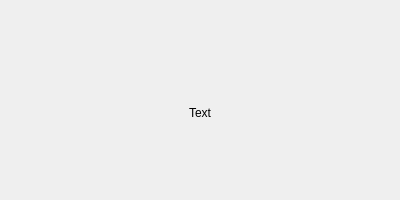
<?xml version="1.0" encoding="UTF-8"?>
<ui version="4.0">
 <class>IpsMessageBox</class>
 <widget class="QDialog" name="IpsMessageBox">
  <property name="geometry">
   <rect>
    <x>0</x>
    <y>0</y>
    <width>400</width>
    <height>200</height>
   </rect>
  </property>
  <property name="windowTitle">
   <string>MessageBox</string>
  </property>
  <layout class="QVBoxLayout" name="verticalLayout">
   <item>
    <spacer name="verticalSpacer">
     <property name="orientation">
      <enum>Qt::Vertical</enum>
     </property>
     <property name="sizeHint" stdset="0">
      <size>
       <width>20</width>
       <height>62</height>
      </size>
     </property>
    </spacer>
   </item>
   <item>
    <layout class="QHBoxLayout" name="horizontalLayout">
     <item>
      <spacer name="horizontalSpacer_2">
       <property name="orientation">
        <enum>Qt::Horizontal</enum>
       </property>
       <property name="sizeHint" stdset="0">
        <size>
         <width>40</width>
         <height>20</height>
        </size>
       </property>
      </spacer>
     </item>
     <item>
      <widget class="QLabel" name="l_iconStatus">
       <property name="text">
        <string/>
       </property>
       <property name="alignment">
        <set>Qt::AlignCenter</set>
       </property>
      </widget>
     </item>
     <item>
      <spacer name="horizontalSpacer">
       <property name="orientation">
        <enum>Qt::Horizontal</enum>
       </property>
       <property name="sizeHint" stdset="0">
        <size>
         <width>40</width>
         <height>20</height>
        </size>
       </property>
      </spacer>
     </item>
    </layout>
   </item>
   <item>
    <widget class="QLabel" name="l_text">
     <property name="text">
      <string>Text</string>
     </property>
     <property name="scaledContents">
      <bool>true</bool>
     </property>
     <property name="alignment">
      <set>Qt::AlignCenter</set>
     </property>
     <property name="wordWrap">
      <bool>true</bool>
     </property>
    </widget>
   </item>
   <item>
    <spacer name="verticalSpacer_2">
     <property name="orientation">
      <enum>Qt::Vertical</enum>
     </property>
     <property name="sizeHint" stdset="0">
      <size>
       <width>20</width>
       <height>61</height>
      </size>
     </property>
    </spacer>
   </item>
  </layout>
 </widget>
 <resources/>
 <connections/>
</ui>
